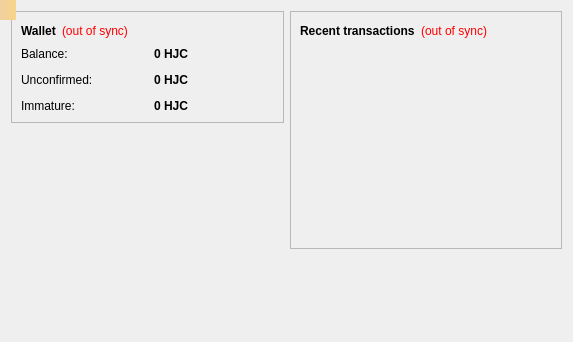
<?xml version="1.0" encoding="UTF-8"?>
<ui version="4.0">
 <class>OverviewPage</class>
 <widget class="QWidget" name="OverviewPage">
  <property name="geometry">
   <rect>
    <x>0</x>
    <y>0</y>
    <width>573</width>
    <height>342</height>
   </rect>
  </property>
  <property name="windowTitle">
   <string>Form</string>
  </property>
  <layout class="QGridLayout" name="gridLayout_2">
   <item row="0" column="0">
    <layout class="QHBoxLayout" name="horizontalLayout" stretch="1,1">
     <item>
      <layout class="QVBoxLayout" name="verticalLayout_2">
       <item>
        <widget class="QFrame" name="frame">
         <property name="frameShape">
          <enum>QFrame::StyledPanel</enum>
         </property>
         <property name="frameShadow">
          <enum>QFrame::Raised</enum>
         </property>
         <layout class="QVBoxLayout" name="verticalLayout_4">
          <item>
           <layout class="QHBoxLayout" name="horizontalLayout_4">
            <item>
             <widget class="QLabel" name="label_5">
              <property name="font">
               <font>
                <weight>75</weight>
                <bold>true</bold>
               </font>
              </property>
              <property name="text">
               <string>Wallet</string>
              </property>
             </widget>
            </item>
            <item>
             <widget class="QLabel" name="labelWalletStatus">
              <property name="toolTip">
               <string>&lt;html&gt;&lt;head/&gt;&lt;body&gt;&lt;p&gt;The displayed information may be out of date. Your wallet automatically synchronizes with the Bitcoin Unlimited network after a connection is established, but this process has not completed yet.&lt;/p&gt;&lt;/body&gt;&lt;/html&gt;</string>
              </property>
              <property name="styleSheet">
               <string notr="true">QLabel { color: red; }</string>
              </property>
              <property name="text">
               <string notr="true">(out of sync)</string>
              </property>
              <property name="alignment">
               <set>Qt::AlignLeading|Qt::AlignLeft|Qt::AlignVCenter</set>
              </property>
             </widget>
            </item>
            <item>
             <spacer name="horizontalSpacer_2">
              <property name="orientation">
               <enum>Qt::Horizontal</enum>
              </property>
              <property name="sizeHint" stdset="0">
               <size>
                <width>40</width>
                <height>20</height>
               </size>
              </property>
             </spacer>
            </item>
           </layout>
          </item>
          <item>
           <layout class="QGridLayout" name="gridLayout">
            <property name="spacing">
             <number>12</number>
            </property>
            <item row="0" column="0">
             <widget class="QLabel" name="label">
              <property name="text">
               <string>Balance:</string>
              </property>
             </widget>
            </item>
            <item row="0" column="1">
             <widget class="QLabel" name="labelBalance">
              <property name="font">
               <font>
                <weight>75</weight>
                <bold>true</bold>
               </font>
              </property>
              <property name="cursor">
               <cursorShape>IBeamCursor</cursorShape>
              </property>
              <property name="toolTip">
               <string>Your current balance</string>
              </property>
              <property name="text">
               <string notr="true">0 HJC</string>
              </property>
              <property name="textInteractionFlags">
               <set>Qt::LinksAccessibleByMouse|Qt::TextSelectableByKeyboard|Qt::TextSelectableByMouse</set>
              </property>
             </widget>
            </item>
            <item row="1" column="0">
             <widget class="QLabel" name="label_3">
              <property name="text">
               <string>Unconfirmed:</string>
              </property>
             </widget>
            </item>
            <item row="1" column="1">
             <widget class="QLabel" name="labelUnconfirmed">
              <property name="font">
               <font>
                <weight>75</weight>
                <bold>true</bold>
               </font>
              </property>
              <property name="cursor">
               <cursorShape>IBeamCursor</cursorShape>
              </property>
              <property name="toolTip">
               <string>Total of transactions that have yet to be confirmed, and do not yet count toward the current balance</string>
              </property>
              <property name="text">
               <string notr="true">0 HJC</string>
              </property>
              <property name="textInteractionFlags">
               <set>Qt::LinksAccessibleByMouse|Qt::TextSelectableByKeyboard|Qt::TextSelectableByMouse</set>
              </property>
             </widget>
            </item>
            <item row="2" column="0">
             <widget class="QLabel" name="labelImmatureText">
              <property name="text">
               <string>Immature:</string>
              </property>
             </widget>
            </item>
            <item row="2" column="1">
             <widget class="QLabel" name="labelImmature">
              <property name="font">
               <font>
                <weight>75</weight>
                <bold>true</bold>
               </font>
              </property>
              <property name="toolTip">
               <string>Mined balance that has not yet matured</string>
              </property>
              <property name="text">
               <string notr="true">0 HJC</string>
              </property>
              <property name="textInteractionFlags">
               <set>Qt::LinksAccessibleByMouse|Qt::TextSelectableByKeyboard|Qt::TextSelectableByMouse</set>
              </property>
             </widget>
            </item>
           </layout>
          </item>
         </layout>
        </widget>
       </item>
       <item>
        <spacer name="verticalSpacer_3">
         <property name="orientation">
          <enum>Qt::Vertical</enum>
         </property>
         <property name="sizeHint" stdset="0">
          <size>
           <width>20</width>
           <height>40</height>
          </size>
         </property>
        </spacer>
       </item>
       <item>
        <widget class="QLabel" name="label_wallet_bgcoin">
         <property name="text">
          <string/>
         </property>
         <property name="pixmap">
          <pixmap resource="../bitcoin.qrc">:/images/wallet_bgcoin</pixmap>
         </property>
         <property name="scaledContents">
          <bool>false</bool>
         </property>
         <property name="alignment">
          <set>Qt::AlignCenter</set>
         </property>
         <property name="margin">
          <number>0</number>
         </property>
        </widget>
       </item>
       <item>
        <spacer name="verticalSpacer">
         <property name="orientation">
          <enum>Qt::Vertical</enum>
         </property>
         <property name="sizeHint" stdset="0">
          <size>
           <width>20</width>
           <height>40</height>
          </size>
         </property>
        </spacer>
       </item>
      </layout>
     </item>
     <item>
      <layout class="QVBoxLayout" name="verticalLayout_3">
       <item>
        <widget class="QFrame" name="frame_2">
         <property name="frameShape">
          <enum>QFrame::StyledPanel</enum>
         </property>
         <property name="frameShadow">
          <enum>QFrame::Raised</enum>
         </property>
         <layout class="QVBoxLayout" name="verticalLayout">
          <item>
           <layout class="QHBoxLayout" name="horizontalLayout_2">
            <item>
             <widget class="QLabel" name="label_4">
              <property name="text">
               <string>&lt;b&gt;Recent transactions&lt;/b&gt;</string>
              </property>
             </widget>
            </item>
            <item>
             <widget class="QLabel" name="labelTransactionsStatus">
              <property name="toolTip">
               <string>&lt;html&gt;&lt;head/&gt;&lt;body&gt;&lt;p&gt;The displayed information may be out of date. Your wallet automatically synchronizes with the Bitcoin Unlimited network after a connection is established, but this process has not completed yet.&lt;/p&gt;&lt;/body&gt;&lt;/html&gt;</string>
              </property>
              <property name="styleSheet">
               <string notr="true">QLabel { color: red; }</string>
              </property>
              <property name="text">
               <string notr="true">(out of sync)</string>
              </property>
              <property name="alignment">
               <set>Qt::AlignRight|Qt::AlignTrailing|Qt::AlignVCenter</set>
              </property>
             </widget>
            </item>
            <item>
             <spacer name="horizontalSpacer">
              <property name="orientation">
               <enum>Qt::Horizontal</enum>
              </property>
              <property name="sizeHint" stdset="0">
               <size>
                <width>40</width>
                <height>20</height>
               </size>
              </property>
             </spacer>
            </item>
           </layout>
          </item>
          <item>
           <widget class="QListView" name="listTransactions">
            <property name="styleSheet">
             <string notr="true">QListView { background: transparent; }</string>
            </property>
            <property name="frameShape">
             <enum>QFrame::NoFrame</enum>
            </property>
            <property name="verticalScrollBarPolicy">
             <enum>Qt::ScrollBarAlwaysOff</enum>
            </property>
            <property name="horizontalScrollBarPolicy">
             <enum>Qt::ScrollBarAlwaysOff</enum>
            </property>
            <property name="selectionMode">
             <enum>QAbstractItemView::NoSelection</enum>
            </property>
           </widget>
          </item>
         </layout>
        </widget>
       </item>
       <item>
        <spacer name="verticalSpacer_2">
         <property name="orientation">
          <enum>Qt::Vertical</enum>
         </property>
         <property name="sizeHint" stdset="0">
          <size>
           <width>20</width>
           <height>40</height>
          </size>
         </property>
        </spacer>
       </item>
      </layout>
     </item>
    </layout>
   </item>
  </layout>
  <widget class="QLabel" name="labelAlerts">
   <property name="geometry">
    <rect>
     <x>0</x>
     <y>0</y>
     <width>16</width>
     <height>20</height>
    </rect>
   </property>
   <property name="visible">
    <bool>false</bool>
   </property>
   <property name="styleSheet">
    <string notr="true">background-color: qlineargradient(x1: 0, y1: 0, x2: 1, y2: 0, stop:0 #F0D0A0, stop:1 #F8D488); color:#000000;</string>
   </property>
   <property name="wordWrap">
    <bool>true</bool>
   </property>
   <property name="margin">
    <number>3</number>
   </property>
  </widget>
 </widget>
 <resources>
  <include location="../bitcoin.qrc"/>
 </resources>
 <connections/>
</ui>
